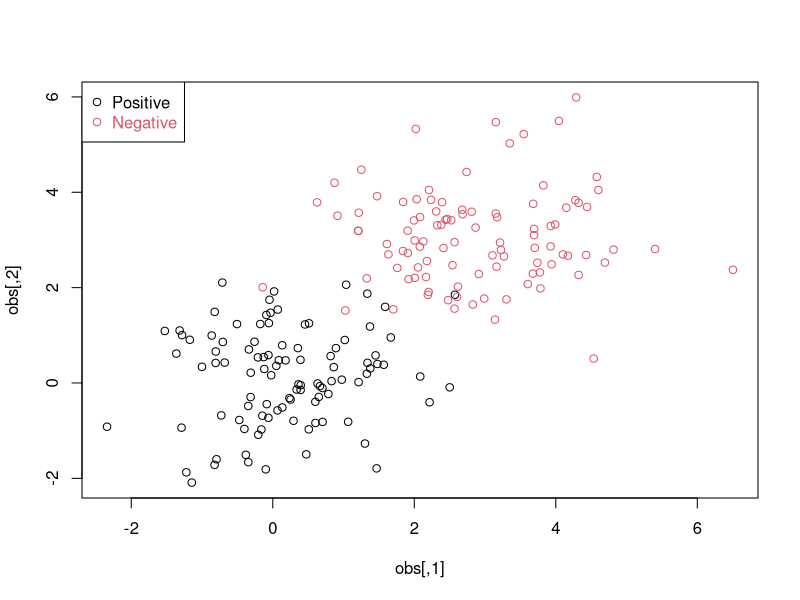
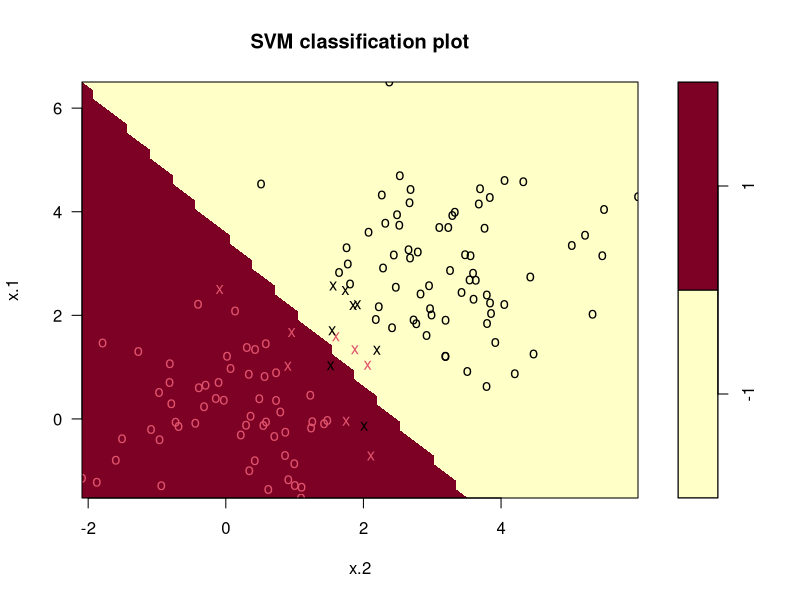
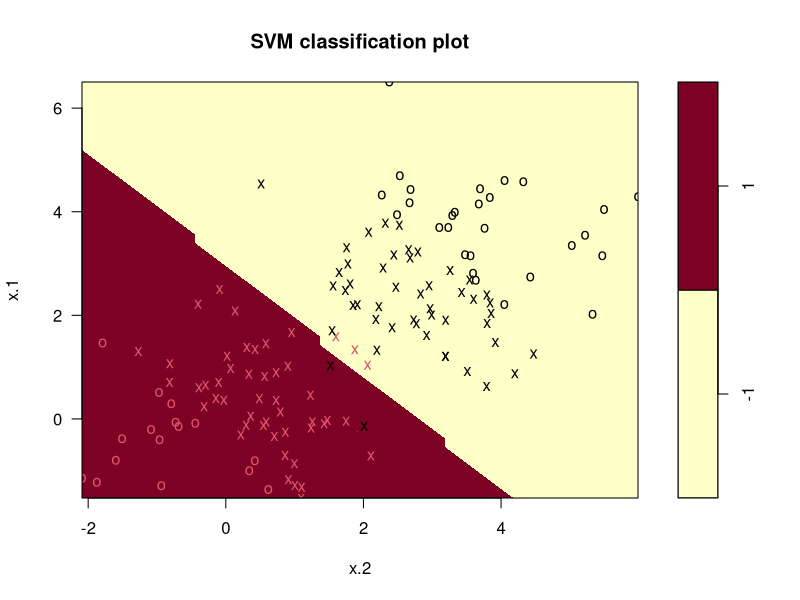
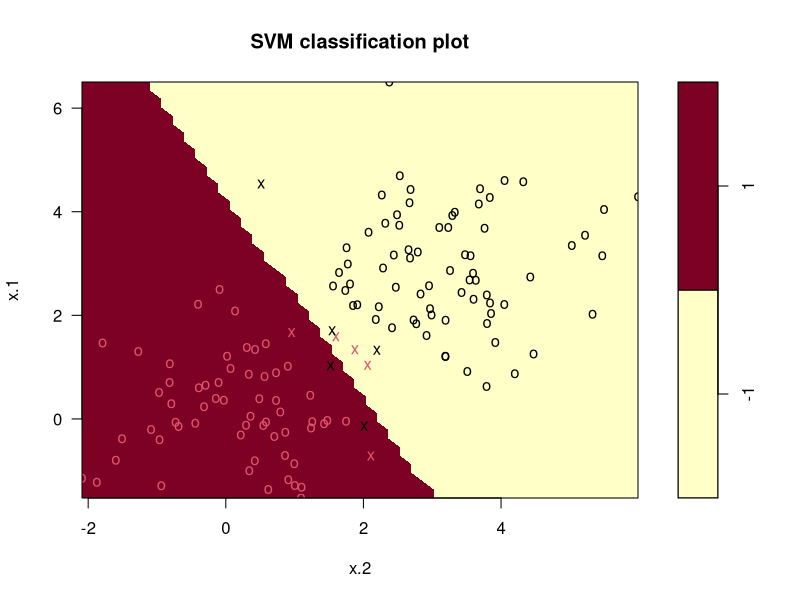
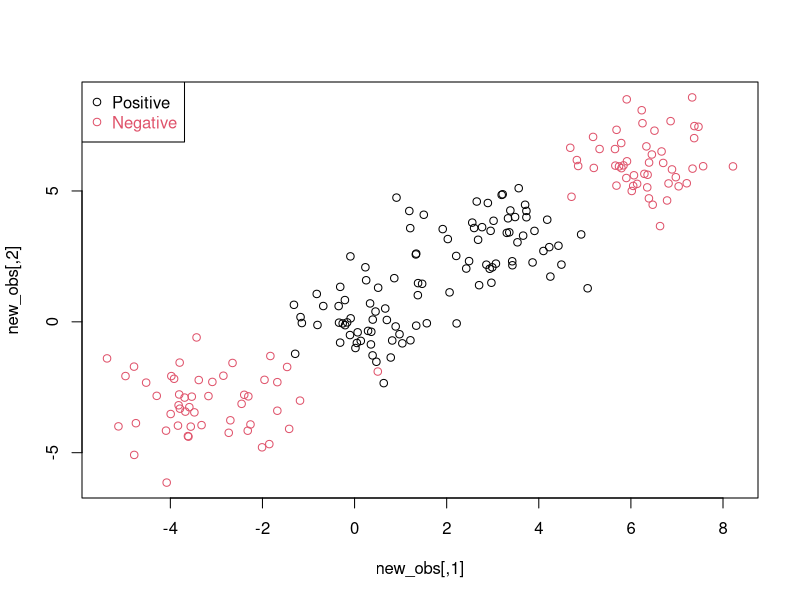
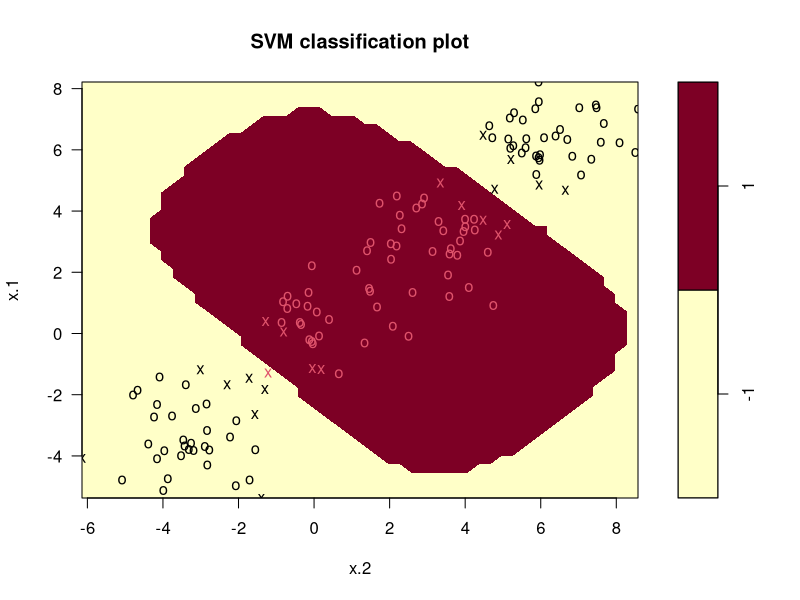

The R script that drew these images, in order:
# Clear enviroment
rm(list = ls())

# Generate Linearly Separable Data

# Set seed
set.seed(300)

# Observations
observations <- 100

# Features 
feaures <- 2

# Data points for each class
data_points <- observations * feaures

# Cluster means 
pos_mean <- 0
neg_mean <- 3 

postive = matrix(rnorm(data_points, mean = pos_mean), nrow = 100, ncol = 2)
negative = matrix(rnorm(data_points, mean = neg_mean), nrow = 100, ncol = 2)

labels <- c(rep(1, 100), rep(-1, 100))

obs <- rbind(postive, negative)

data <- data.frame(x = obs, y = as.factor(labels))

plot(obs, col=ifelse( labels > 0, 1, 2))
legend("topleft",c("Positive","Negative"),col=seq(2),pch=1,text.col=seq(2))

# Split data into training & test sets

set.seed(300)

train_indices <- sample(200, 200 * 0.7)

training_set <- data[train_indices, ]

test_obs <- obs[-train_indices, ]
test_labels <- labels[-train_indices]



# Part 1: Load SVM Library

#install.packages("e1071")
library(e1071)



# Part 2: Linear SVM with cost = 1

linear_fit_1 = svm(y~.,data = training_set, kernel = "linear",cost = 1)



# Part 3: Report Results

summary(linear_fit_1)

# The results shows that there are 12 spoort vetors



# Part 4: Linear SVM Plot

plot(linear_fit_1, training_set)

# The results show that there are 3 points close to the margin, 1 on the pink side, 2 on the blue



# Part 5: Predictions on Linear Model

# predictions
prediction_linear_1 = predict(linear_fit_1, newdata = test_obs)

# error calculation
mean(prediction_linear_1 != test_labels)


# Part 6: Linear Models with cost 0.01 & 100000

# a: cost = 0.01

# build model
linear_fit_001 = svm(y~.,data = training_set, kernel = "linear",cost = 0.01)

# summary 
summary(linear_fit_001)

# 92 support vectors

# plot
plot(linear_fit_001, training_set)

# similar boundray

# predictions
prediction_linear_001 = predict(linear_fit_001, newdata = test_obs)

# error calculation
mean(prediction_linear_001 != test_labels)

# same error rate


# b: cost = 1e5

# build model
linear_fit_1e5 = svm(y~.,data = training_set, kernel = "linear",cost = 1e5)

# summary 
summary(linear_fit_1e5)

# 8 support vectors

# plot
plot(linear_fit_1e5, training_set)

# Only 2 points close to boundary on pink side

# predictions
prediction_linear_1e5 = predict(linear_fit_1e5, newdata = test_obs)

# error calculation
mean(prediction_linear_1e5 != test_labels)

# same error 



# Part 7: Find Optimal Model

set.seed(1)

# range of cost values
costs <- c(0.001,0.01,0.1,1,5,10,100,1000,10000,1e5)

tuned_fit = tune(svm, y~., data = data ,kernel="linear",ranges=list(costs))


summary(tuned_fit)

# the optimal cost parameter is 0.001



# Generate Linear inseparable dataset


# Set seed
set.seed(300)

# half and half with different means
positive_1 <- matrix(rnorm((data_points/2), mean = pos_mean), nrow = 50, ncol = 2)
positive_2 <- matrix(rnorm((data_points/2), mean = neg_mean), nrow = 50, ncol = 2)

set.seed(300)
#negative_1 = matrix(c(rnorm((data_points/2), mean = neg_mean) + 2, ), nrow = 50, ncol = 2)
#negative_2 = matrix(c(rnorm((data_points/2), mean = pos_mean) - 2, ), nrow = 50, ncol = 2)


negative_1 = matrix(c(rnorm((data_points/2),mean = neg_mean) + 3,rnorm((data_points/2),mean = neg_mean)),nrow = 50,ncol = 2)
negative_2 = matrix(c(rnorm((data_points/2),mean = pos_mean) - 3,rnorm((data_points/2),mean = pos_mean)),nrow = 50,ncol = 2)

new_labels <- c(rep(1, 100), rep(-1, 100))

new_obs <- rbind(positive_1, positive_2, negative_1, negative_2)

new_data <- data.frame(x = new_obs, y = as.factor(new_labels))

plot(new_obs, col=ifelse(new_labels > 0, 1, 2))
legend("topleft",c("Positive","Negative"),col=seq(2),pch=1,text.col=seq(2))



# Split data into training & test sets (all variables have 'new' prefix)

set.seed(300)

new_train_indices <- sample(200, 200 * 0.7)

new_training_set <- new_data[new_train_indices, ]

new_test_obs <- obs[-new_train_indices, ]
new_test_labels <- labels[-new_train_indices]


# Part 8: SVM model with a radial kernel, gamma =1 and cost = 1.


non_linear_fit_1 = svm(y~.,data = new_training_set, kernel = "radial",gamma = 1, cost = 1)

# a: Summary

summary(non_linear_fit_1)


# b: Plot 

plot(non_linear_fit_1, new_training_set)


# C: Test error

# predictions
prediction_non_linear_1 = predict(non_linear_fit_1, newdata = new_test_obs)

# error calculation
mean(prediction_non_linear_1 != new_test_labels)

